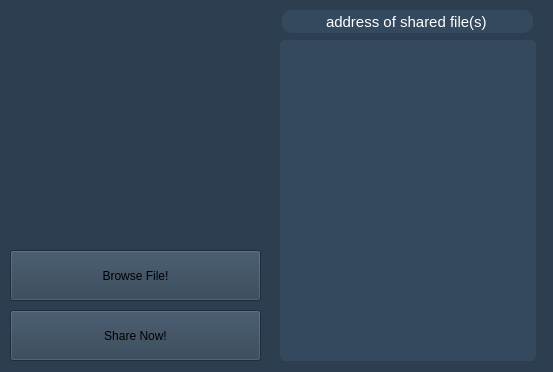
<?xml version="1.0" encoding="UTF-8"?>
<ui version="4.0">
 <class>WeShare</class>
 <widget class="QMainWindow" name="WeShare">
  <property name="geometry">
   <rect>
    <x>0</x>
    <y>0</y>
    <width>553</width>
    <height>372</height>
   </rect>
  </property>
  <property name="sizePolicy">
   <sizepolicy hsizetype="Preferred" vsizetype="Preferred">
    <horstretch>0</horstretch>
    <verstretch>0</verstretch>
   </sizepolicy>
  </property>
  <property name="minimumSize">
   <size>
    <width>553</width>
    <height>372</height>
   </size>
  </property>
  <property name="maximumSize">
   <size>
    <width>553</width>
    <height>372</height>
   </size>
  </property>
  <property name="windowTitle">
   <string>WeShare</string>
  </property>
  <property name="windowIcon">
   <iconset resource="bg.qrc">
    <normaloff>:/background/img/icon.png</normaloff>:/background/img/icon.png</iconset>
  </property>
  <property name="styleSheet">
   <string notr="true">background-color: #2c3e50;
background-image:url(:img/bg.png);</string>
  </property>
  <widget class="QWidget" name="centralWidget">
   <widget class="QPushButton" name="share">
    <property name="geometry">
     <rect>
      <x>10</x>
      <y>310</y>
      <width>251</width>
      <height>51</height>
     </rect>
    </property>
    <property name="toolTip">
     <string>&lt;html&gt;&lt;head/&gt;&lt;body&gt;&lt;p&gt;&lt;span style=&quot; color:#ffffff;&quot;&gt;Share your current selected file(s)&lt;/span&gt;&lt;/p&gt;&lt;/body&gt;&lt;/html&gt;</string>
    </property>
    <property name="styleSheet">
     <string notr="true"/>
    </property>
    <property name="text">
     <string>Share Now!</string>
    </property>
   </widget>
   <widget class="QPushButton" name="browseFile">
    <property name="geometry">
     <rect>
      <x>10</x>
      <y>250</y>
      <width>251</width>
      <height>51</height>
     </rect>
    </property>
    <property name="toolTip">
     <string>&lt;html&gt;&lt;head/&gt;&lt;body&gt;&lt;p&gt;&lt;span style=&quot; color:#ffffff;&quot;&gt;Browse your file&lt;/span&gt;&lt;/p&gt;&lt;/body&gt;&lt;/html&gt;</string>
    </property>
    <property name="styleSheet">
     <string notr="true"/>
    </property>
    <property name="text">
     <string>Browse File!</string>
    </property>
   </widget>
   <widget class="QLabel" name="label">
    <property name="geometry">
     <rect>
      <x>0</x>
      <y>-10</y>
      <width>271</width>
      <height>371</height>
     </rect>
    </property>
    <property name="text">
     <string>&lt;html&gt;&lt;head/&gt;&lt;body&gt;&lt;p&gt;&lt;img src=&quot;:/background/img/bg.png&quot;/&gt;&lt;img src=&quot;:/background/img/bg.png&quot;/&gt;&lt;/p&gt;&lt;/body&gt;&lt;/html&gt;</string>
    </property>
   </widget>
   <widget class="QLineEdit" name="ipaddr">
    <property name="geometry">
     <rect>
      <x>282</x>
      <y>10</y>
      <width>251</width>
      <height>23</height>
     </rect>
    </property>
    <property name="toolTip">
     <string>&lt;html&gt;&lt;head/&gt;&lt;body&gt;&lt;p&gt;&lt;span style=&quot; color:#ffffff;&quot;&gt;Open this address on your browser&lt;/span&gt;&lt;/p&gt;&lt;/body&gt;&lt;/html&gt;</string>
    </property>
    <property name="styleSheet">
     <string notr="true">border-radius: 10px;
background-color: #34495e;
padding: 3px;
font-size: 15px;
color: #ffffff;</string>
    </property>
    <property name="text">
     <string>address of shared file(s)</string>
    </property>
    <property name="alignment">
     <set>Qt::AlignCenter</set>
    </property>
    <property name="readOnly">
     <bool>true</bool>
    </property>
   </widget>
   <widget class="QListWidget" name="fileList">
    <property name="geometry">
     <rect>
      <x>280</x>
      <y>40</y>
      <width>256</width>
      <height>321</height>
     </rect>
    </property>
    <property name="toolTip">
     <string>&lt;html&gt;&lt;head/&gt;&lt;body&gt;&lt;p&gt;List of selected file(s)&lt;/p&gt;&lt;/body&gt;&lt;/html&gt;</string>
    </property>
    <property name="styleSheet">
     <string notr="true">border-radius: 5px;
background-color: #34495e;
padding: 5px;
color: #ffffff;
font-size: 12px;</string>
    </property>
   </widget>
   <zorder>label</zorder>
   <zorder>browseFile</zorder>
   <zorder>share</zorder>
   <zorder>ipaddr</zorder>
   <zorder>fileList</zorder>
  </widget>
 </widget>
 <layoutdefault spacing="6" margin="11"/>
 <resources>
  <include location="bg.qrc"/>
 </resources>
 <connections/>
</ui>
